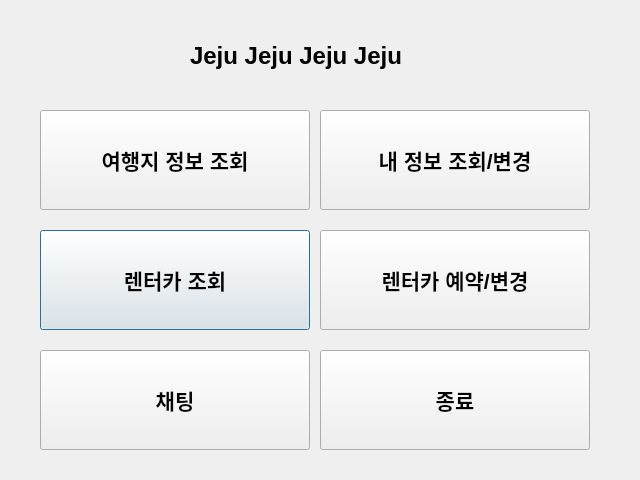
<?xml version="1.0" encoding="UTF-8"?>
<ui version="4.0">
 <class>menu</class>
 <widget class="QDialog" name="menu">
  <property name="geometry">
   <rect>
    <x>0</x>
    <y>0</y>
    <width>640</width>
    <height>480</height>
   </rect>
  </property>
  <property name="font">
   <font>
    <pointsize>16</pointsize>
    <weight>75</weight>
    <italic>false</italic>
    <bold>true</bold>
    <underline>false</underline>
    <strikeout>false</strikeout>
    <kerning>true</kerning>
   </font>
  </property>
  <property name="mouseTracking">
   <bool>false</bool>
  </property>
  <property name="windowTitle">
   <string>Dialog</string>
  </property>
  <widget class="QPushButton" name="car_search">
   <property name="geometry">
    <rect>
     <x>40</x>
     <y>230</y>
     <width>270</width>
     <height>100</height>
    </rect>
   </property>
   <property name="text">
    <string>렌터카 조회</string>
   </property>
  </widget>
  <widget class="QLabel" name="main_name">
   <property name="geometry">
    <rect>
     <x>190</x>
     <y>30</y>
     <width>241</width>
     <height>51</height>
    </rect>
   </property>
   <property name="font">
    <font>
     <pointsize>18</pointsize>
    </font>
   </property>
   <property name="text">
    <string>Jeju Jeju Jeju Jeju</string>
   </property>
  </widget>
  <widget class="QPushButton" name="my_info">
   <property name="geometry">
    <rect>
     <x>320</x>
     <y>110</y>
     <width>270</width>
     <height>100</height>
    </rect>
   </property>
   <property name="text">
    <string>내 정보 조회/변경</string>
   </property>
  </widget>
  <widget class="QPushButton" name="chating">
   <property name="geometry">
    <rect>
     <x>40</x>
     <y>350</y>
     <width>270</width>
     <height>100</height>
    </rect>
   </property>
   <property name="text">
    <string>채팅</string>
   </property>
  </widget>
  <widget class="QPushButton" name="reservasion">
   <property name="geometry">
    <rect>
     <x>320</x>
     <y>230</y>
     <width>270</width>
     <height>100</height>
    </rect>
   </property>
   <property name="font">
    <font>
     <pointsize>16</pointsize>
    </font>
   </property>
   <property name="text">
    <string>렌터카 예약/변경</string>
   </property>
  </widget>
  <widget class="QPushButton" name="trip">
   <property name="geometry">
    <rect>
     <x>40</x>
     <y>110</y>
     <width>270</width>
     <height>100</height>
    </rect>
   </property>
   <property name="font">
    <font>
     <pointsize>16</pointsize>
    </font>
   </property>
   <property name="text">
    <string>여행지 정보 조회</string>
   </property>
  </widget>
  <widget class="QPushButton" name="pay_2">
   <property name="geometry">
    <rect>
     <x>320</x>
     <y>350</y>
     <width>270</width>
     <height>100</height>
    </rect>
   </property>
   <property name="text">
    <string>종료</string>
   </property>
  </widget>
  <zorder>trip</zorder>
  <zorder>car_search</zorder>
  <zorder>main_name</zorder>
  <zorder>chating</zorder>
  <zorder>reservasion</zorder>
  <zorder>my_info</zorder>
  <zorder>pay_2</zorder>
 </widget>
 <resources/>
 <connections/>
</ui>
